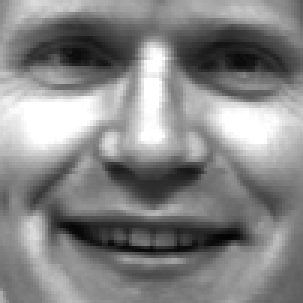
#> input picture Assignment 2/Data/emotion_classification/train/subject01.happy.gif, 101 x 101 px (shown 3 times larger); its folder holds 4 pictures in this run
$ jupyter execute --allow-errors MLSP_Assignment__2.ipynb
#> lines starting #> are read from the running program, lines starting #| are printed output that depends on the picture
[cell 1]
#Import block
import numpy as np
import pandas as pd
import matplotlib.pyplot as plt
import os
import cv2
import math
from PIL import Image
import glob
import librosa
from random import sample
import librosa.display
import sklearn.metrics
from sklearn.svm import SVC
from sklearn.feature_extraction.text import TfidfVectorizer
import random

#Question 2: Implementing Linear SVMs
Given 15 images of the size (100, 100), we'd like to first perform high-dimentional PCA on this.

[cell 2]
# Load the data from the given link
train_data_path = "/content/drive/MyDrive/IISC/Second Semester/MLSP/Assignment_2/Data/emotion_classification/train/*.gif"
test_data_path = "/content/drive/MyDrive/IISC/Second Semester/MLSP/Assignment_2/Data/emotion_classification/test/*.gif"

#Import the data from the input locations
# plt.imshow(X_train[0])
X_train = np.zeros((20, 101, 101))
label_train = np.zeros((20, 1))
X_test = np.zeros((10, 101, 101))
label_test = np.zeros((10, 1))
count = 0
for filename in glob.glob(train_data_path): #assuming gif
    im=Image.open(filename)
#> im is the input picture: PIL image 101x101 L; min 3, max 255, mean 133.8
    im = np.array(im)
    X_train[count] = im/255
    if 'happy' in filename:
      label_train[count] = 1
    else:
      label_train[count] = 0
    count += 1

count = 0
#> count = 0
for filename in glob.glob(test_data_path): #assuming gif
    im=Image.open(filename)
    im = np.array(im)
    X_test[count] = im/255
    if 'happy' in filename:
      label_test[count] = 1
    else:
      label_test[count] = 0
    count += 1

[cell 3]
#Convert the dataset from a (N, 101, 101) dim to (N, 10201) dim
X_train_flattened = X_train.reshape(20, -1).T

[cell 4]
def constructDesignMatrix(X_train):
  X_train_mean = np.expand_dims(X_train.mean(axis=1), axis=1)
  designMatrix = (X_train - X_train_mean).T
  return designMatrix

def PCA(X_train, principalComponents = 10):
  #Data Processing
#> called with X_train = array of shape (10201, 20), principalComponents = 18
  X_train_mean = np.expand_dims(X_train.mean(axis=1), axis=1)
  designMatrix = (X_train - X_train_mean).T
  X_train_cov =  np.cov(designMatrix)

  # Find the Eigen Values from Eigen Decomposition
  eigenvalues, eigenvectors = np.linalg.eigh(X_train_cov)
  eigenvalues = eigenvalues[::-1]
  eigenvectors = eigenvectors[:, ::-1]
  transformationEV = eigenvalues[:principalComponents]
  transformationMatrix = eigenvectors[:, :principalComponents]

  # Find the actual Eigen Vectors
  originalTransformationMatrix = np.zeros((len(X_train),principalComponents))

  for i in range(principalComponents):
    originalTransformationMatrix[:,i] = (designMatrix.T @ transformationMatrix[:,i])/math.sqrt((len(eigenvalues) * eigenvalues[i]))

  # Project Data to Principal Components
  X_train_pca = originalTransformationMatrix.T @ designMatrix.T

  #Reconstruc the Image from projected Data
  X_train_reconstructed = originalTransformationMatrix @ X_train_pca + X_train_mean

  return X_train_reconstructed, X_train_pca, originalTransformationMatrix, X_train_mean

#> (a cell that did not finish here is left out)

[cell 6]
plt.imshow(X_train_flattened.T[0].reshape(101, 101), cmap='gray')
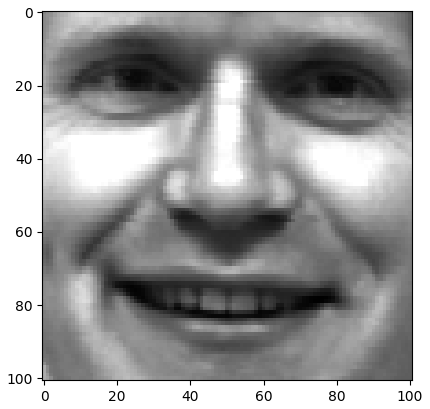
#> figure drawn by matplotlib, 1 panel

#> (a cell that did not finish here is left out)

Using scikit-learn, we'd like to train a linear classifier.

[cell 8]
#Implement a classifier on the training images with linear kernel based support vector machine using scikit-learn

from sklearn import svm
svm_classifier = svm.SVC(kernel='linear')
#> (the rest of this cell did not finish here and is left out)

## Question 2.a
Test the test images using the trained SVM classifier and try different values of the kernels, parameter C and ϵ to observe the change in performance.

[cell 9]
# Given the test data, predict the values for this
def predict(X_test, originalTransformationMatrix):
  # Perform PCA on the test dataset
  designMatrixTest = constructDesignMatrix(X_test.reshape(10, -1).T)
  X_test_pca = originalTransformationMatrix.T @ designMatrixTest.T

  #Perform predictions on the test image
  predictions = svm_classifier.predict(X_test_pca.T)
  predictions = np.expand_dims(predictions, axis=1)

  return predictions

# Given the prediction and the true label, compute the accuacy
def findAccuracy(prediction, trueLabel):
  correct = 0
  for i in range(len(prediction)):
    if prediction[i] == trueLabel[i]:
      correct += 1
  return correct/len(prediction)

#> (a cell that did not finish here is left out)

#> (a cell that did not finish here is left out)

Now, we'd like to test the SVM classifier for different values for various choices of kernel, and parameters C and ϵ

[cell 12]
#Make a list of the kernels to try SVM on {'poly'}
list_kernel = ['linear','rbf', 'sigmoid']
#Make a list of the C values to try the SVM on
list_C = C_values = [0.1, 1, 10, 100]
#Mkae a list of tolerance to try SVM on
list_tolerance = [1e-2, 1e-3, 1e-4]
#Make a list of different PCA values
list_pca = [6, 12, 18]

[cell 13]
dict_accuracy = {}
#> (the rest of this cell did not finish here and is left out)

[cell 14]
fig, axes = plt.subplots(len(list_kernel), 3, figsize=(15, 5 * len(list_kernel)))  # 3 subplots for each kernel
axes = np.atleast_2d(axes)  # Ensure axes work properly for 1-row cases

#> (the rest of this cell did not finish here and is left out)

The accuracy for the PCA dimentions peak for the range of 6 to 15 for all the kernels (linear, rbf and sigmoid), linear stays at the same accuracy, whereas the other two drop off. This shows that the best PCA Dimentions to in between the 6 to 15 range.

The accuracy for the tolerance remain the same for all the 3 values that I've tested irrespective of the kernel showing that the accuracy is independent of the tolerance

The accuracy with respect to the C increases linearly for the sigmoid and the rbf kernel but remains constant for the linear. Hence, we'd likly not change the constant C for linear kernel but we're better of with a higher C value for the rbf and the sigmoid kernels

## Question 2.b
Compare the SVM classifier with LDA classifier

### Implemention of the LDA

[cell 15]
#Segregate the data based on the labels
def segregateData(X_train_pca, label_train):
  X_trainHappy = np.zeros((len(X_train_pca),1))
  X_trainSad = np.zeros((len(X_train_pca),1))
  countHappy = 0
  countSad = 0
  for i in range(len(X_train_pca[0])):
    if label_train[i] == 1:
      X_trainHappy = np.append(X_trainHappy, np.expand_dims(X_train_pca[:,i], axis = 1), axis = 1)
      countHappy += 1
    else:
      X_trainSad =np.append(X_trainSad, np.expand_dims(X_train_pca[:,i], axis = 1), axis = 1)
      countSad += 1

  X_trainHappy = X_trainHappy[:,1:]
  X_trainSad = X_trainSad[:,1:]
  return X_trainHappy, X_trainSad, countHappy, countSad

#Generate the within-Class Covariance Matrix
def generateWithinClassCV(X_trainHappy, X_trainSad, countHappy, countSad, X_trainHappyMean, X_trainSadMean):
  dimentions = len(X_trainHappy)
  X_trainHappySum = np.zeros((dimentions, dimentions))
  X_trainSadSum = np.zeros((dimentions, dimentions))

  for i in range(countHappy):
    diff = np.expand_dims(X_trainHappy[:,i], axis = 1) - X_trainHappyMean
    X_trainHappySum += np.outer(diff, diff)

  for i in range(countSad):
    diff = np.expand_dims(X_trainSad[:,i], axis = 1) - X_trainSadMean
    X_trainSadSum += np.outer(diff, diff)

  withinClassCV = (X_trainHappySum / (countHappy - 1) + X_trainSadSum / (countSad - 1))
  return withinClassCV

#Between Class Variance
def generateBetweenClassCV(diff):
  return np.outer(diff, diff)

#Generate the class mean difference
def generateClassMeanDiff(X_trainHappy, X_trainSad):
  X_trainHappyMean = X_trainHappy.mean(axis = 1, keepdims=True)
  X_trainSadMean = X_trainSad.mean(axis = 1, keepdims=True)
  diff = X_trainHappyMean - X_trainSadMean
  return X_trainHappyMean, X_trainSadMean, diff

  # Constructing the LDA Direction
def constructLDA(withinClassCV, diff):
  withinClassInv = np.linalg.inv(withinClassCV)
  ldaDirection = withinClassInv @ diff
  ldaDirectionNormalised = ldaDirection / np.linalg.norm(ldaDirection)
  return ldaDirectionNormalised

#Project the class data to LDA direction

def projectToLDA(ldaDirectionNormalised, X_trainHappy, X_trainSad):
  happy_lda_values = ldaDirectionNormalised.T @ X_trainHappy
  sad_lda_values = ldaDirectionNormalised.T @ X_trainSad
  return happy_lda_values, sad_lda_values

#Plot the LDA Labels
def plotLDA(happy_lda_values, sad_lda_values):
  plt.figure(figsize=(10, 6))
  plt.scatter(happy_lda_values, [0] * len(happy_lda_values[0]), color='blue', label='Happy')
  plt.scatter(sad_lda_values, [0] * len(sad_lda_values[0]), color='red', label='Sad')
  plt.xlabel("1D LDA Feature")
  plt.yticks([])  # Remove Y-axis ticks since it's 1D
  plt.axvline(x=0, color='gray', linestyle='--', alpha=0.9)
  plt.legend()
  plt.title("LDA Projection of Images to 1D Space")
  plt.show()

[cell 16]
def LDA(X_train_pca, label_train):
  X_trainHappy, X_trainSad, countHappy, countSad = segregateData(X_train_pca, label_train)
  X_trainHappyMean, X_trainSadMean, diff = generateClassMeanDiff(X_trainHappy, X_trainSad)
  withinClassCV = generateWithinClassCV(X_trainHappy, X_trainSad, countHappy, countSad, X_trainHappyMean, X_trainSadMean)
  betweenClassVariance = generateBetweenClassCV(diff)
  ldaDirectionNormalised = constructLDA(withinClassCV, diff)
  fisher_criterion = (ldaDirectionNormalised.T @ betweenClassVariance @ ldaDirectionNormalised)/(ldaDirectionNormalised.T @ withinClassCV @ ldaDirectionNormalised)

  happy_lda_values, sad_lda_values = projectToLDA(ldaDirectionNormalised, X_trainHappy, X_trainSad)

  return ldaDirectionNormalised, happy_lda_values, sad_lda_values, fisher_criterion

### Training the Model

[cell 17]
#Function to get the LDA model
def PCA_LDA(X_train, label_train, principalComponents = 10):
  X_train_reconstructed, X_train_pca, originalTransformationMatrix, X_train_mean = PCA(X_train, principalComponents)
